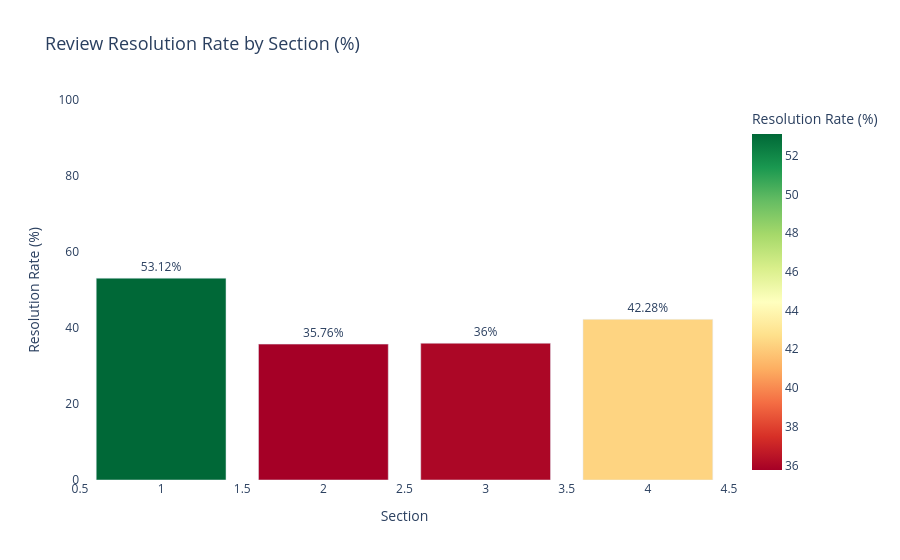

This figure's notebook cell:
### Markdown cell above
## Analysis 5: Review Behaviour — Mark vs UnMark Ratio

**Question:** Did candidates who flagged questions actually come back to resolve them?

A high UnMark rate means candidates were engaged and revisiting questions.
A low UnMark rate means candidates flagged and abandoned — panic flagging behaviour.

### Code cell
df_review = df_filtered.groupby(['question_section', 'activity']).size().reset_index(name='count')

df_pivot = df_review.pivot(index='question_section', columns='activity', values='count').reset_index()
df_pivot.columns.name = None
df_pivot['resolution_rate'] = round(
    df_pivot['UnMark for Review & Next'] / df_pivot['Mark for Review & Next'] * 100, 2
)

print(df_pivot)

fig = px.bar(
    df_pivot,
    x='question_section',
    y='resolution_rate',
    title='Review Resolution Rate by Section (%)',
    labels={'question_section': 'Section', 'resolution_rate': 'Resolution Rate (%)'},
    color='resolution_rate',
    color_continuous_scale='RdYlGn',
    text='resolution_rate'
)

fig.update_traces(texttemplate='%{text}%', textposition='outside')
fig.update_layout(
    plot_bgcolor='white',
    title_font_size=18,
    yaxis=dict(range=[0, 100])
)

fig.show()

### Figure 1 — Plotly figure (JSON) as saved in the notebook; plotly's stock layout.template omitted (floating-point values rounded to 4 significant figures)
{"data": [{"alignmentgroup": "True", "hovertemplate": "Section=%{x}<br>Resolution Rate (%)=%{marker.color}<extra></extra>", "legendgroup": "", "marker": {"color": [53.12, 35.76, 36, 42.28], "coloraxis": "coloraxis", "pattern": {"shape": ""}}, "name": "", "offsetgroup": "", "orientation": "v", "showlegend": false, "text": [53.12, 35.76, 36, 42.28], "textposition": "outside", "texttemplate": "%{text}%", "type": "bar", "x": [1, 2, 3, 4], "xaxis": "x", "y": [53.12, 35.76, 36, 42.28], "yaxis": "y"}], "layout": {"barmode": "relative", "coloraxis": {"colorbar": {"title": {"text": "Resolution Rate (%)"}}, "colorscale": [[0, "rgb(165,0,38)"], [0.1, "rgb(215,48,39)"], [0.2, "rgb(244,109,67)"], [0.3, "rgb(253,174,97)"], [0.4, "rgb(254,224,139)"], [0.5, "rgb(255,255,191)"], [0.6, "rgb(217,239,139)"], [0.7, "rgb(166,217,106)"], [0.8, "rgb(102,189,99)"], [0.9, "rgb(26,152,80)"], [1, "rgb(0,104,55)"]]}, "legend": {"tracegroupgap": 0}, "plot_bgcolor": "white", "title": {"font": {"size": 18}, "text": "Review Resolution Rate by Section (%)"}, "xaxis": {"anchor": "y", "domain": [0, 1], "title": {"text": "Section"}}, "yaxis": {"anchor": "x", "domain": [0, 1], "range": [0, 100], "title": {"text": "Resolution Rate (%)"}}}}
